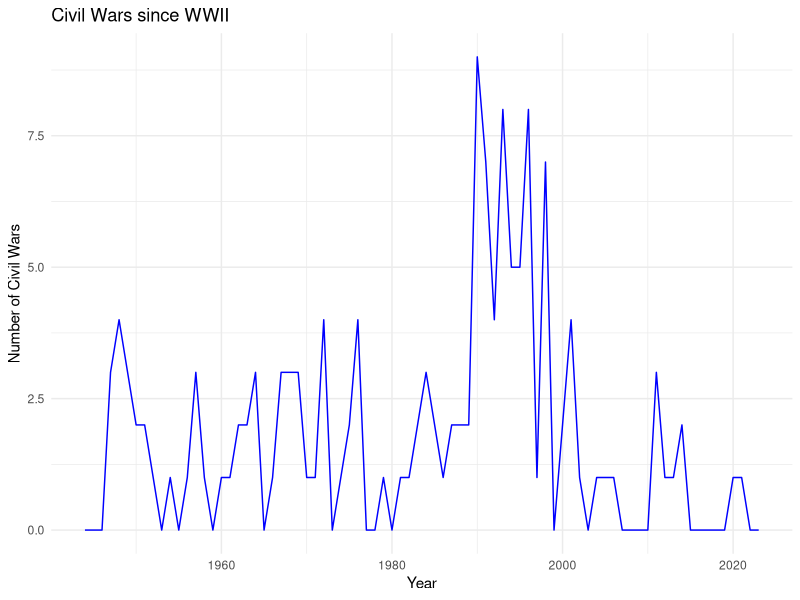

Reproduce this figure in R.
## ---- chunk 1
library(ggplot2)
civil_war_onset_table <- read.csv("Gov 50 Data Table - Sheet1.csv")
civil_war_onset_table

## ---- chunk 2
library(ggplot2)

civil_war_onset<- read.csv("Gov 50 Data Set - Sheet1.csv")

ggplot(data = civil_war_onset, aes(x = Year, y = `Number.of.Civil.Wars`)) +
  geom_line(color = "blue") +
  labs(title = "Civil Wars since WWII", x = "Year", y = "Number of Civil Wars") +
  theme_minimal()

